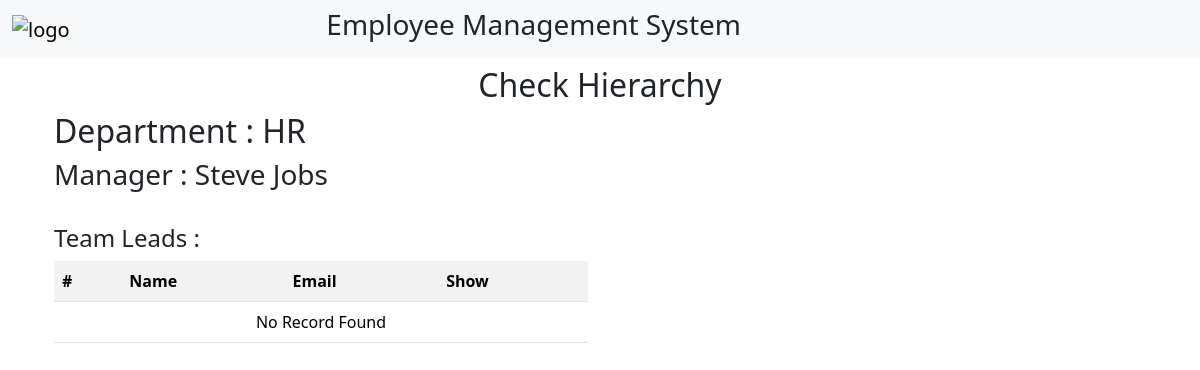
Page /hierarchy/1 on the earlier database version.
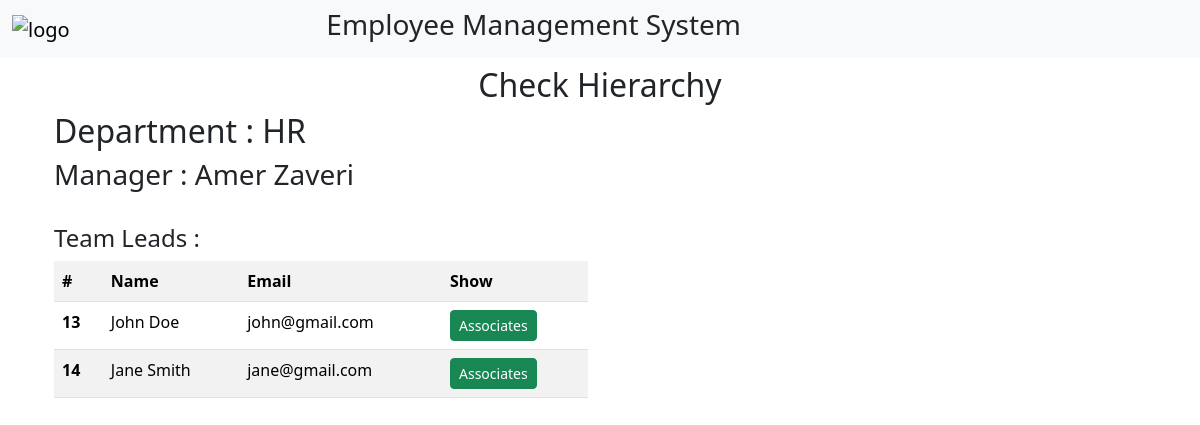
Same page on the later database version.
### emsApp/models.py (models this page shows)
class Employee(models.Model):
    name = models.CharField(max_length=200)
    email = models.EmailField()
    address = models.TextField()
    DESIGNATION_CHOICES = [
        ('Associate', 'Associate'),
        ('TL', 'Team Lead'),
        ('Manager', 'Manager'),
    ]
    designation = models.CharField(max_length=20, choices=DESIGNATION_CHOICES)
    reporting_manager = models.ForeignKey('self', null=True, blank=True, on_delete=models.SET_NULL)
    department = models.ForeignKey(Department, on_delete=models.CASCADE)
    def __str__(self):
        return self.name

### emsApp/views.py (the view)
# urls.py: path('hierarchy/<int:dep_id>', views.check_hierarchy, name="check_hierarchy"),
def check_hierarchy(request, dep_id):
    if request.method == 'POST':
        try:
            team_lead_id = request.POST['team_lead_id']
            lead = Employee.objects.get(id = team_lead_id)
            department  = Department.objects.get(id = dep_id)
            manager = Employee.objects.get(department = department, designation='Manager')
            team_leads = Employee.objects.filter(department = department, designation='TL')
            associates = Employee.objects.filter(department = department, designation='Associate', reporting_manager = lead)
            context = {
                'manager' : manager,
                'team_leads' : team_leads,
                'associates' : associates,
                'department': department
            }
        except Employee.DoesNotExist:
            messages.error(request,"Manager not found for this department !")
            return render(request, "hierarchy.html", {'error_message': 'Department not found'})
        return render(request,"hierarchy.html", context)
    else:
        try:
            department  = Department.objects.get(id = dep_id)
            manager = Employee.objects.get(department = department, designation='Manager')
            team_leads = Employee.objects.filter(department = department, designation='TL')
            context = {
                'manager' : manager,
                'team_leads' : team_leads,
                'department': department
            }
        except Employee.DoesNotExist:
            messages.error(request,"Manager not found for this department !")
            return render(request, "hierarchy.html", {'error_message': 'Department not found'})
        return render(request,"hierarchy.html", context)

### emsApp/models.py (called while the page is built)
    def __str__(self):
        return self.name

### templates/hierarchy.html (shortened to what this page needs)
{% extends "base.html" %}
{% block content %}
<div class="container">
    <div class="row">
        <div class="col col-lg-12 m-auto">
            <h2 class="text-center mt-2">Check Hierarchy</h2>
            <div class="container">
                <div class="row">
                    <div class="col col-lg-10">
                        <h2>Department : {{department}}</h2>
                        <h3>Manager : {{manager}}</h3>
                    </div>
                </div>
            </div>
            <div class="container">
                <div class="row">
                    <div class="col col-lg-6">
                        <h4 class=" mt-4">Team Leads : </h4>
                        <table class="table table-striped table-hover">
                            <tr>
                                <th scope="col">#</th>
                                <th scope="col">Name</th>
                                <th scope="col">Email</th>
                                <th scope="col">Show</th>
                            </tr>
                            {% if team_leads %}
                            {% for team_lead in team_leads %}
                            <tr>
                                <th>{{team_lead.id}}</th>
                                <td>{{team_lead.name}}</td>
                                <td>{{team_lead.email}}</td>
                                <td>
                                    <form method="POST">
                                        <button type="submit" class="btn btn-sm btn-success">Associates</button>
                                    </form>
                                </td>
                            </tr>
                            {% endfor %}
                            {% else %}
                            <tr>
                                <td colspan="5" class="text-center">No Record Found</td>
                            </tr>
                            {% endif %}
                        </table>
                    </div>
                </div>
            </div>
        </div>
    </div>
</div>
{% endblock content %}

Differences in the rows shown:
removed Employee: name "Steve Jobs"
added Employee: name "Amer Zaveri"
added Employee: id "13", name "John Doe", email "john@gmail.com"
added Employee: id "14", name "Jane Smith", email "jane@gmail.com"
Other differences:
text no longer shown: "No Record Found"
